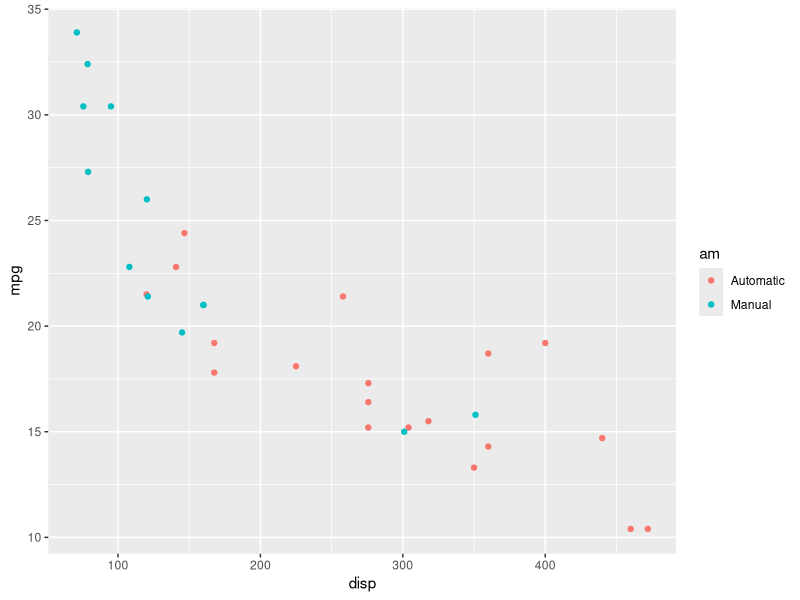
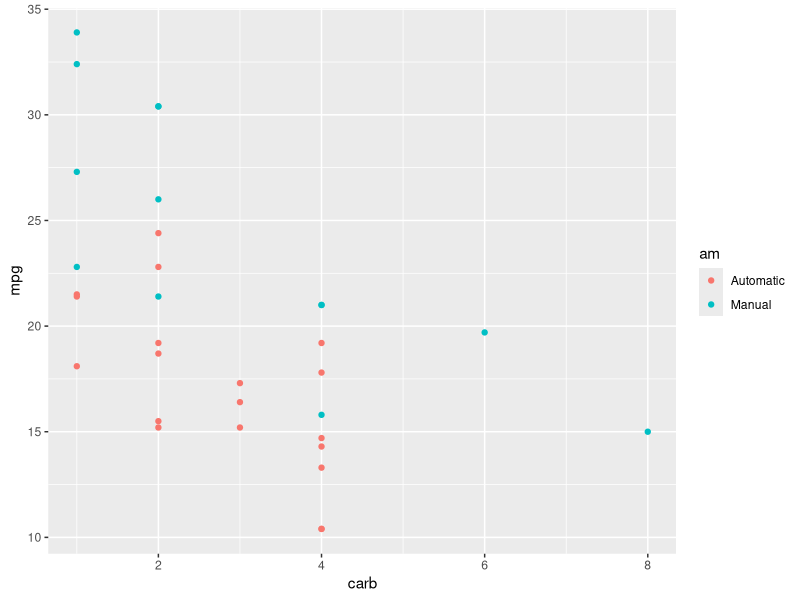

The R script that drew these images, in order:
## ---- chunk 1
data(mtcars)
mtcars$am <- factor(mtcars$am, levels=c(0,1), labels=c('Automatic', 'Manual'))
## ---- chunk 2
model <- lm(mpg ~ am + cyl + disp + hp + carb + gear + vs + qsec + drat, mtcars)
final_model <- step(model)
## ---- chunk 3
summary(final_model)
## ---- chunk 4
library(ggplot2)
ggplot(mtcars, aes(x=disp, y=mpg, group=am, color=am)) + geom_point()
## ---- chunk 5
ggplot(mtcars, aes(x=carb, y=mpg, group=am, color=am)) + geom_point()
